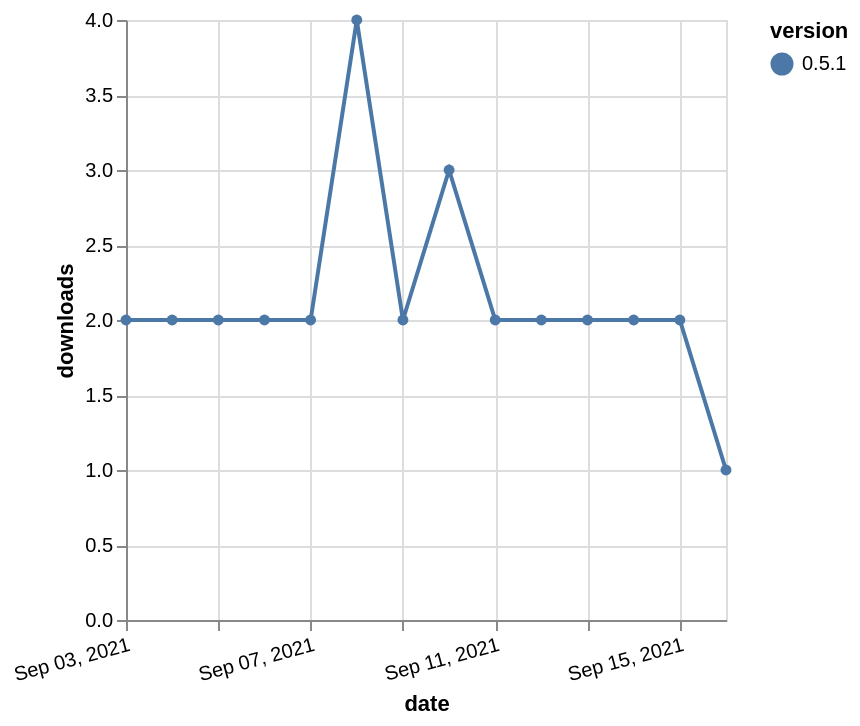

Specify this chart in Vega-Lite:
### Vega-Lite specification from a JSON file in a GitHub repository (floating-point values rounded to 4 significant figures)
{"$schema": "https://vega.github.io/schema/vega-lite/v5.json", "description": "A simple bar chart with embedded data.", "data": {"values": [{"date": "2021-09-03", "total": 394, "delta": 2, "version": "0.5.1"}, {"date": "2021-09-04", "total": 396, "delta": 2, "version": "0.5.1"}, {"date": "2021-09-05", "total": 398, "delta": 2, "version": "0.5.1"}, {"date": "2021-09-06", "total": 400, "delta": 2, "version": "0.5.1"}, {"date": "2021-09-07", "total": 402, "delta": 2, "version": "0.5.1"}, {"date": "2021-09-08", "total": 406, "delta": 4, "version": "0.5.1"}, {"date": "2021-09-09", "total": 408, "delta": 2, "version": "0.5.1"}, {"date": "2021-09-10", "total": 411, "delta": 3, "version": "0.5.1"}, {"date": "2021-09-11", "total": 413, "delta": 2, "version": "0.5.1"}, {"date": "2021-09-12", "total": 415, "delta": 2, "version": "0.5.1"}, {"date": "2021-09-13", "total": 417, "delta": 2, "version": "0.5.1"}, {"date": "2021-09-14", "total": 419, "delta": 2, "version": "0.5.1"}, {"date": "2021-09-15", "total": 421, "delta": 2, "version": "0.5.1"}, {"date": "2021-09-16", "total": 422, "delta": 1, "version": "0.5.1"}]}, "width": "container", "mark": {"type": "line", "point": {"filled": true}}, "encoding": {"x": {"field": "date", "type": "temporal", "timeUnit": "yearmonthdate", "title": "date", "axis": {"labelAngle": -15}}, "y": {"field": "delta", "type": "quantitative", "title": "downloads"}, "color": {"field": "version", "type": "nominal"}, "tooltip": {"field": "delta"}}}
